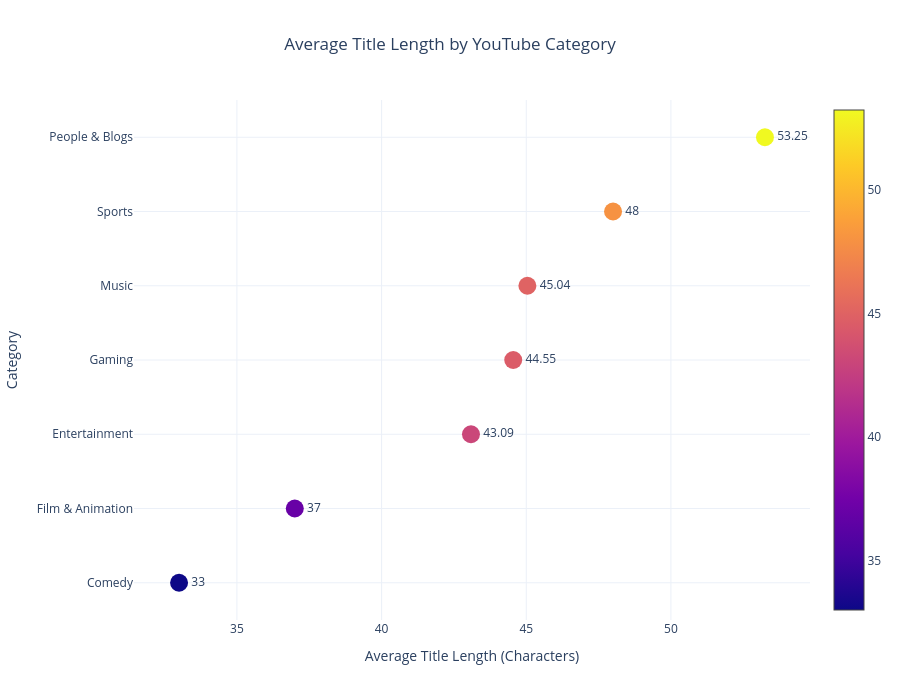

Notebook source saved alongside this figure:
### Code cell
import plotly.graph_objects as go

fig = go.Figure()

fig.add_trace(

    go.Scatter(

        x=title_analysis["Avg_Title_Length"],

        y=title_analysis["category_name"],

        mode="markers+text",

        marker=dict(

            size=18,

            color=title_analysis["Avg_Title_Length"],

            colorscale="Plasma",

            showscale=True

        ),

        text=title_analysis["Avg_Title_Length"],

        textposition="middle right",

        hovertemplate=

        "<b>%{y}</b><br>"+

        "Average Title Length: %{x:.1f} Characters<extra></extra>"

    )

)

fig.update_layout(

    template="plotly_white",

    title="Average Title Length by YouTube Category",

    title_x=.5,

    height=700,

    xaxis_title="Average Title Length (Characters)",

    yaxis_title="Category"

)

fig.show()

### Figure 1 — Plotly figure (JSON) as saved in the notebook; plotly's stock layout.template omitted (floating-point values rounded to 4 significant figures)
{"data": [{"hovertemplate": "<b>%{y}</b><br>Average Title Length: %{x:.1f} Characters<extra></extra>", "marker": {"color": [33.0, 37.0, 43.09, 44.55, 45.04, 48.0, 53.25], "colorscale": [[0, "#0d0887"], [0.1111, "#46039f"], [0.2222, "#7201a8"], [0.3333, "#9c179e"], [0.4444, "#bd3786"], [0.5556, "#d8576b"], [0.6667, "#ed7953"], [0.7778, "#fb9f3a"], [0.8889, "#fdca26"], [1, "#f0f921"]], "showscale": true, "size": 18}, "mode": "markers+text", "text": [33.0, 37.0, 43.09, 44.55, 45.04, 48.0, 53.25], "textposition": "middle right", "type": "scatter", "x": [33.0, 37.0, 43.09, 44.55, 45.04, 48.0, 53.25], "y": ["Comedy", "Film & Animation", "Entertainment", "Gaming", "Music", "Sports", "People & Blogs"]}], "layout": {"height": 700, "title": {"text": "Average Title Length by YouTube Category", "x": 0.5}, "xaxis": {"title": {"text": "Average Title Length (Characters)"}}, "yaxis": {"title": {"text": "Category"}}}}
